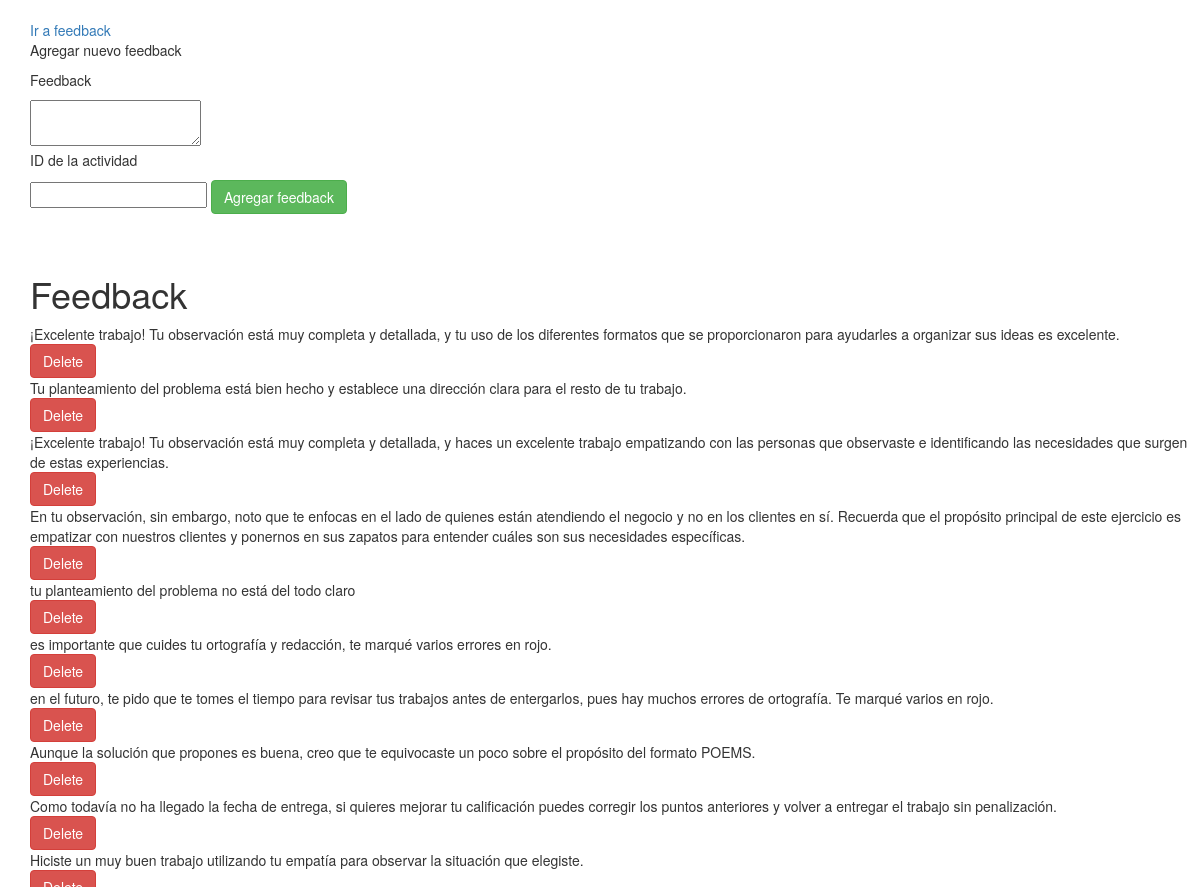
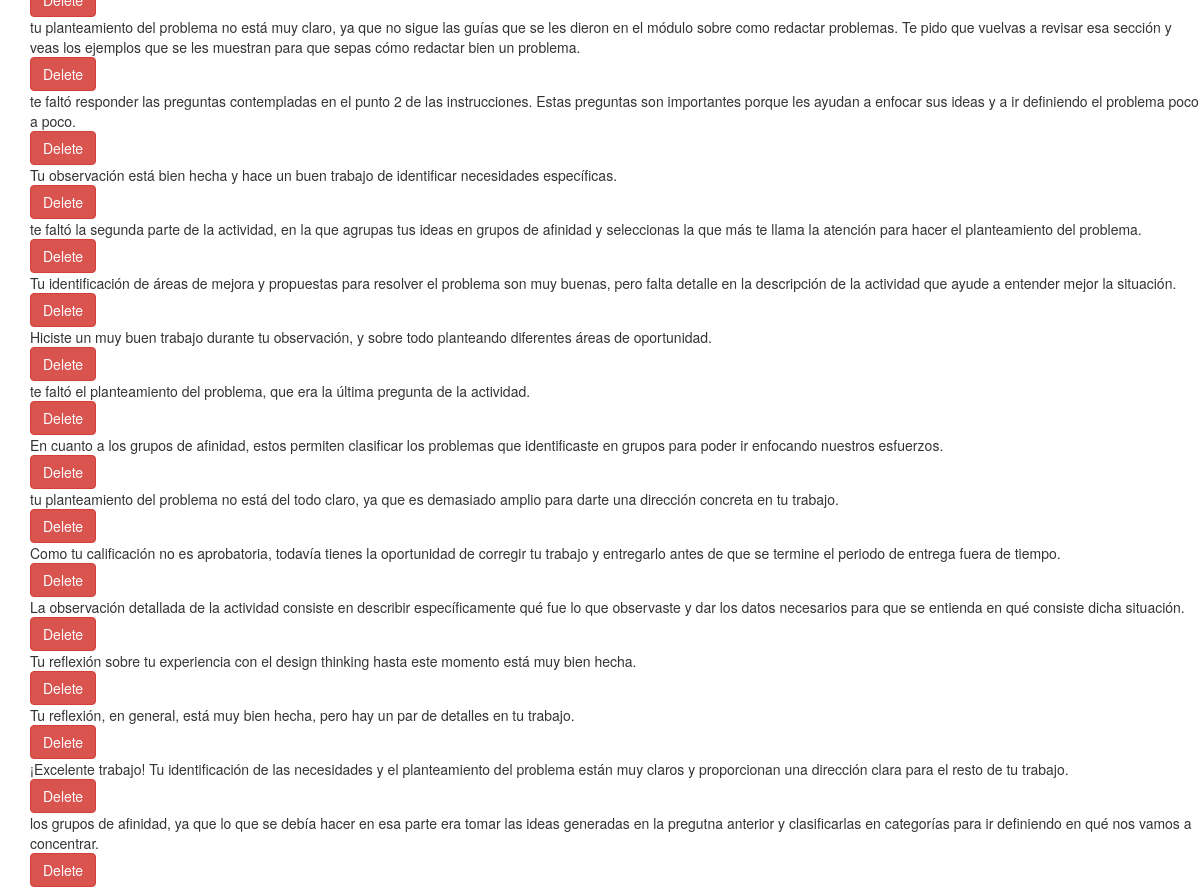
The page /managefeedback/10 on the database its author committed (2 pictures, top to bottom).
### feedbackinator/models.py (models this page shows)
class Feedback(db.Model):
	id = db.Column(db.Integer, primary_key=True)
	actividad = db.Column(db.Integer, db.ForeignKey("actividades.id"), nullable=False)
	feedback = db.Column(db.Text, nullable = False)
	def __repr__(self):
		return self.feedback

### feedbackinator/routes.py (the view)
@app.route("/managefeedback/<actividad>")
def managefeedback(actividad):
	feedback = Feedback.query.filter_by(actividad=actividad).all()
	return render_template("managefeedback.html", feedback=feedback, actividad=actividad)

### feedbackinator/templates/managefeedback.html (shortened to what this page needs)
{% extends "base.html" %}
{% block content %}
<div class="container mt-3 mb-10">
</div>
<div class="container mt-3 mb-10">
	<a href="/feedback/{{actividad}}">Ir a feedback</a>
    <p>Agregar nuevo feedback</p>
    <form class="form-inline my-2 my-lg-0" action="/nuevofeedback" method="POST">
    <p>Feedback</p>
    	<textarea id="feedback", name="feedback">
        </textarea><br>
    <p>ID de la actividad</p>
    <input type="text", id="nombreactividad", name="nombreactividad" required>
    <button type="submit" class="btn btn-success">Agregar feedback</button>
    </form>
</div>
<div class="container mt-3 mb-10">
</div>
<div class="container mt-3 mb-10">
</div>
<div class="container mt-3 mb-10">
    <h1>Feedback</h1>
</div>
<div class="container mt-3 mb-10">
	{% if feedback is not none %}
        {% for feed in feedback %}
        <div class="container">
            <div class="row mb-3">
                <div class="col">
                    {{ feed }}
                </div>
                <div class="col">
                    <form class="form-inline my2 my-lg-0" action="/borrarfeedback/{{ feed.id }}" method="POST">
                        <input type="submit" value="Delete" class="btn btn-danger">
                    </form>
                </div>
            </div>
        </div>
        {% endfor %}
    {% else %}
        <div class="container">
            <h4>Todavía no hay feedback.</h4>
        </div>
    {% endif %}
</div>
{% endblock %}

### rows shown on the page
Feedback: feedback "¡Excelente trabajo! Tu observación está muy completa y detallada, y tu uso de los diferentes formatos que se proporcionaron para ayudarles a organizar sus ideas es excelente."
Feedback: feedback "Tu planteamiento del problema está bien hecho y establece una dirección clara para el resto de tu trabajo."
Feedback: feedback "¡Excelente trabajo! Tu observación está muy completa y detallada, y haces un excelente trabajo empatizando con las personas que observaste e identificando las necesidades que surgen de estas experiencias."
Feedback: feedback "En tu observación, sin embargo, noto que te enfocas en el lado de quienes están atendiendo el negocio y no en los clientes en sí. Recuerda que el propósito principal de este ejercicio es empatizar con nuestros clientes y ponernos en sus zapatos para entender cuáles son sus necesidades específicas."
Feedback: feedback "tu planteamiento del problema no está del todo claro"
Feedback: feedback "es importante que cuides tu ortografía y redacción, te marqué varios errores en rojo."
Feedback: feedback "en el futuro, te pido que te tomes el tiempo para revisar tus trabajos antes de entergarlos, pues hay muchos errores de ortografía. Te marqué varios en rojo."
Feedback: feedback "Aunque la solución que propones es buena, creo que te equivocaste un poco sobre el propósito del formato POEMS."
Feedback: feedback "Como todavía no ha llegado la fecha de entrega, si quieres mejorar tu calificación puedes corregir los puntos anteriores y volver a entregar el trabajo sin penalización."
Feedback: feedback "Hiciste un muy buen trabajo utilizando tu empatía para observar la situación que elegiste."
Feedback: feedback "tu planteamiento del problema no está muy claro, ya que no sigue las guías que se les dieron en el módulo sobre como redactar problemas. Te pido que vuelvas a revisar esa sección y veas los ejemplos que se les muestran para que sepas cómo redactar bien un problema."
Feedback: feedback "te faltó responder las preguntas contempladas en el punto 2 de las instrucciones. Estas preguntas son importantes porque les ayudan a enfocar sus ideas y a ir definiendo el problema poco a poco."
Feedback: feedback "Tu observación está bien hecha y hace un buen trabajo de identificar necesidades específicas."
Feedback: feedback "te faltó la segunda parte de la actividad, en la que agrupas tus ideas en grupos de afinidad y seleccionas la que más te llama la atención para hacer el planteamiento del problema."
Feedback: feedback "Tu identificación de áreas de mejora y propuestas para resolver el problema son muy buenas, pero falta detalle en la descripción de la actividad que ayude a entender mejor la situación."
Feedback: feedback "Hiciste un muy buen trabajo durante tu observación, y sobre todo planteando diferentes áreas de oportunidad."
Feedback: feedback "te faltó el planteamiento del problema, que era la última pregunta de la actividad."
Feedback: feedback "En cuanto a los grupos de afinidad, estos permiten clasificar los problemas que identificaste en grupos para poder ir enfocando nuestros esfuerzos."
Feedback: feedback "tu planteamiento del problema no está del todo claro, ya que es demasiado amplio para darte una dirección concreta en tu trabajo."
Feedback: feedback "Como tu calificación no es aprobatoria, todavía tienes la oportunidad de corregir tu trabajo y entregarlo antes de que se termine el periodo de entrega fuera de tiempo."
Feedback: feedback "La observación detallada de la actividad consiste en describir específicamente qué fue lo que observaste y dar los datos necesarios para que se entienda en qué consiste dicha situación."
Feedback: feedback "Tu reflexión sobre tu experiencia con el design thinking hasta este momento está muy bien hecha."
Feedback: feedback "Tu reflexión, en general, está muy bien hecha, pero hay un par de detalles en tu trabajo."
Feedback: feedback "¡Excelente trabajo! Tu identificación de las necesidades y el planteamiento del problema están muy claros y proporcionan una dirección clara para el resto de tu trabajo."
Feedback: feedback "los grupos de afinidad, ya que lo que se debía hacer en esa parte era tomar las ideas generadas en la pregutna anterior y clasificarlas en categorías para ir definiendo en qué nos vamos a concentrar."
